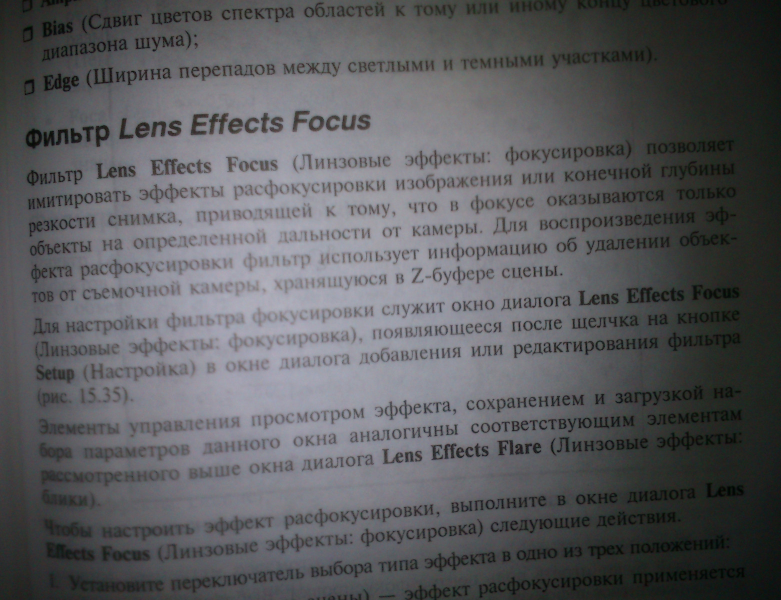
#> input picture project/static/input_image_1.jpg, 1562 x 1200 px (shown at 1/2 size)
$ python image_enancer.py
#> lines starting #> are read from the running program, lines starting #| are printed output that depends on the picture
from PIL import Image
import numpy as np
from scipy.ndimage.filters import gaussian_filter


def rgb2gray(rgb_img):
    return np.dot(rgb_img, [0.2989, 0.5870, 0.1140])


def custom_filter(blurred_img, gray_img):
    for i in range(gray_img.shape[0]):
        for j in range(gray_img.shape[1]):
            d = gray_img[i][j] / (blurred_img[i][j] + 0.00000000001)
            m = min(255, d * 255 + 0.00000000001)
            gamma = 0.5 * (m / 255.0) * m * m / 65025
            m = ((m / 255.0) ** (1 / (gamma + 0.00000000001))) * 255.0
            gray_img[i][j] = m


def enhance_gray_img(gray_img):
    gray_img_copy = np.copy(gray_img)
    blurred_img = gaussian_filter(img, sigma=30)
    custom_filter(blurred_img, gray_img_copy)
    return gray_img_copy


input_img = 'static/input_image_1.jpg'
output_img = 'static/input_image_1_enhanced.png'

img = Image.open(input_img)
#> img is the input picture: PIL image 1562x1200 RGB; mean R, G, B 90.8, 91.4, 94.4
img = rgb2gray(np.array(img))
img = enhance_gray_img(img)
#> in enhance_gray_img, `blurred_img = gaussian_filter(img, sigma=30)`:
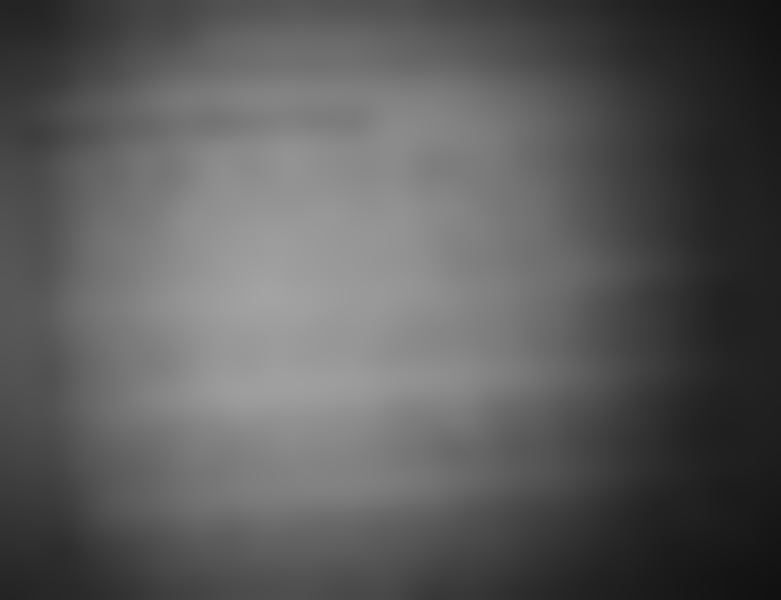
#> blurred_img: shape (1200, 1562) float64 (shown at 1/2 size); min 17.3, max 163.6, mean 91.6
#> after the loop in custom_filter, `for i in range(gray_img.shape[0]):`:
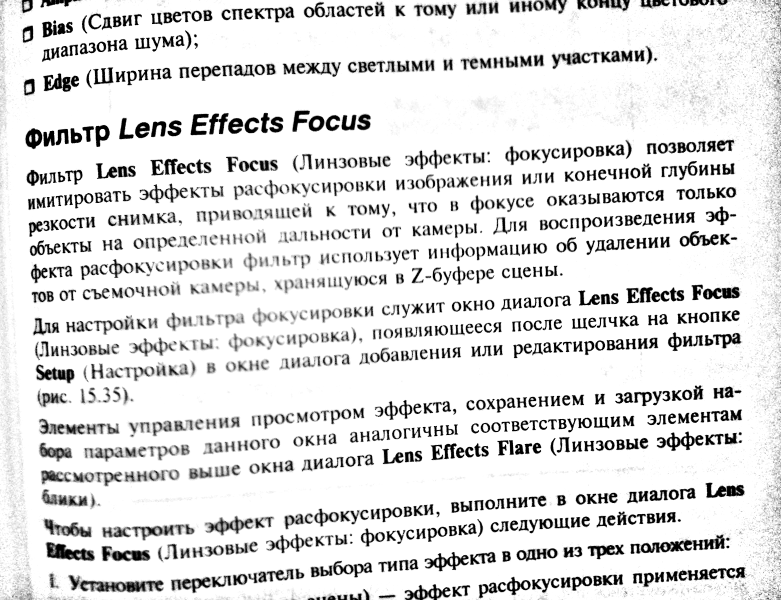
#> gray_img: shape (1200, 1562) float64 (shown at 1/2 size); min 0, max 255, mean 223
I8 = img.astype(np.uint8)
img = Image.fromarray(I8)
img.save(output_img)

$ run again, with project/static/sample_1280x853.ppm saved as project/static/input_image_1.jpg
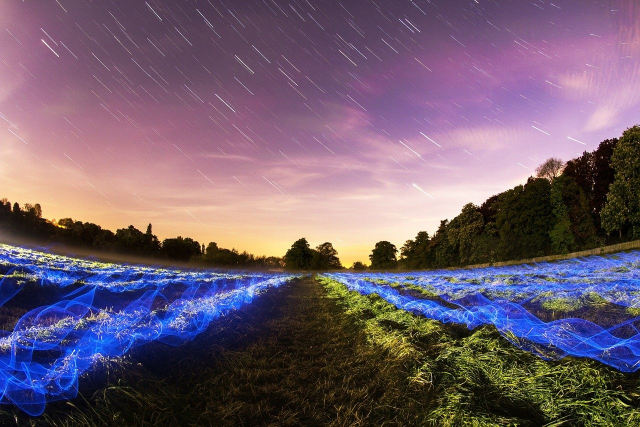
#> input picture project/static/sample_1280x853.ppm, 1280 x 853 px (shown at 1/2 size)
#> img is the input picture: PIL image 1280x853 RGB; mean R, G, B 112, 92.8, 110.5
#> in enhance_gray_img, `blurred_img = gaussian_filter(img, sigma=30)`:
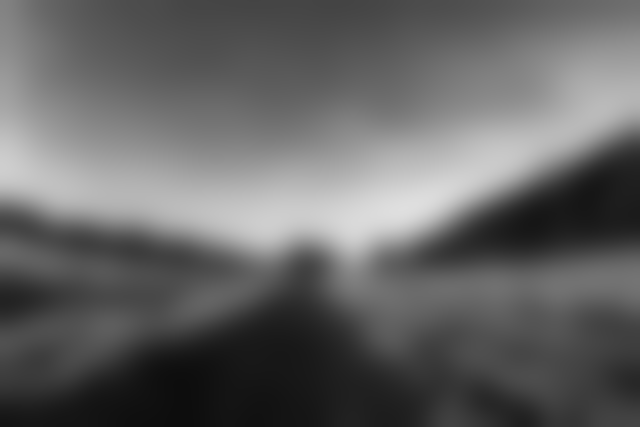
#> blurred_img: shape (853, 1280) float64 (shown at 1/2 size); min 13.12, max 223.2, mean 100.5
#> after the loop in custom_filter, `for i in range(gray_img.shape[0]):`:
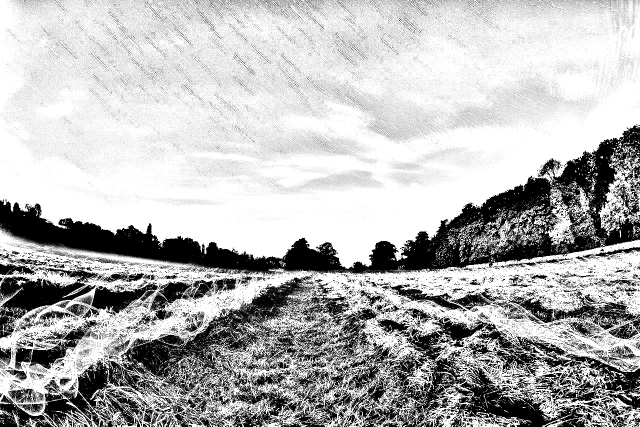
#> gray_img: shape (853, 1280) float64 (shown at 1/2 size); min 0, max 255, mean 180.6
